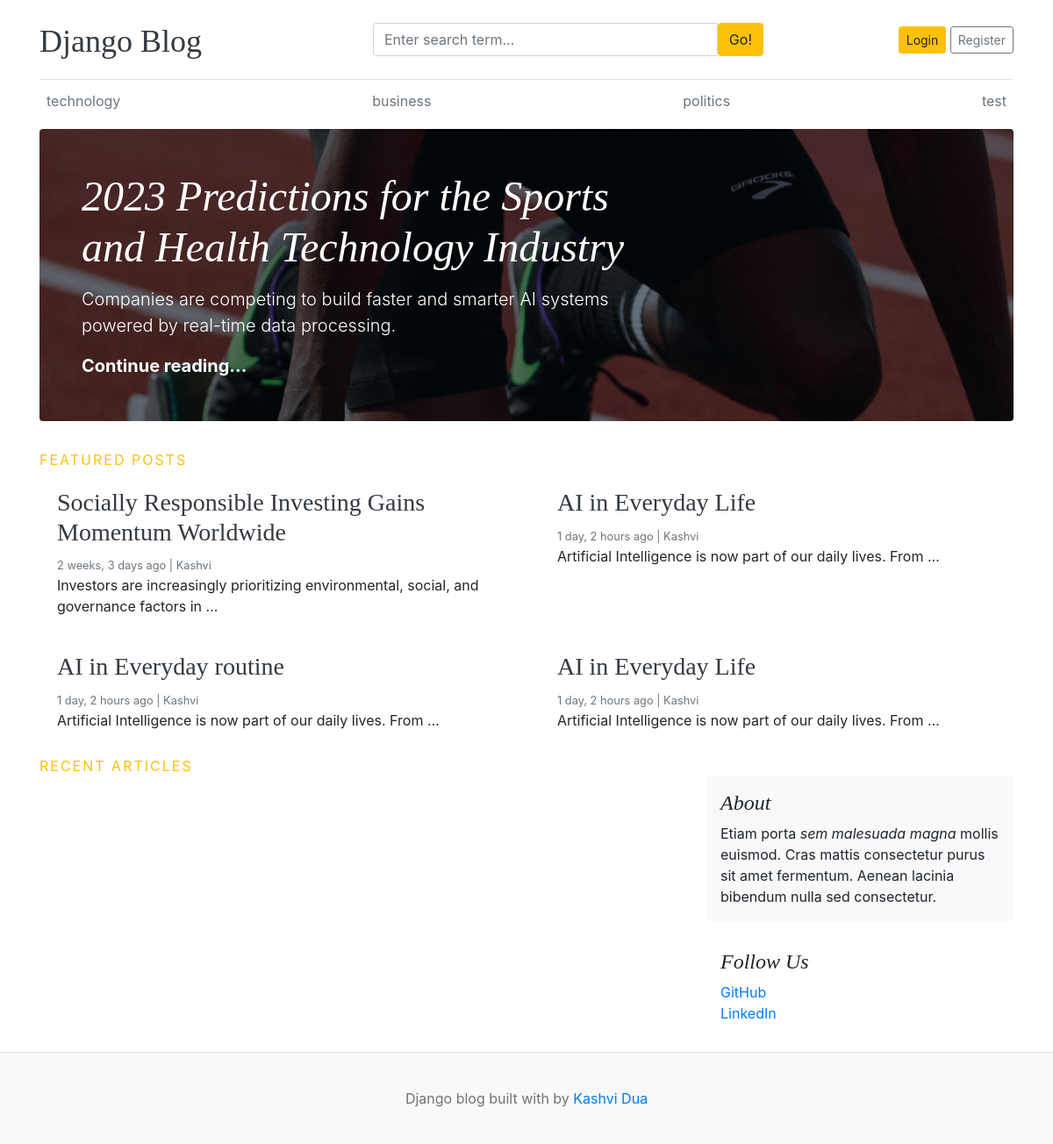
The page / on the database its author committed.
### blogs/models.py (models this page shows, shortened)
class category(models.Model):
    category_name= models.CharField(max_length=50,unique=True)
    created_at= models.DateTimeField(auto_now_add=True)
    updated_at=models.DateTimeField(auto_now=True)

class Blog(models.Model):
    title=models.CharField(max_length=100)
    slug=models.SlugField(max_length=150,unique=True)
    Category=models.ForeignKey(category,on_delete=models.CASCADE)
    author=models.ForeignKey(User,on_delete=models.CASCADE)
    featured_image = models.ImageField(
        upload_to='uploads/%Y/%m/%d',
        blank=True,
        null=True
    )
    short_description = models.TextField(max_length=500)
    blog_body = models.TextField(max_length=2000)
    status = models.IntegerField(
        choices=STATUS_CHOICES,
        default=0
    )
    is_featured = models.BooleanField(default=False)
    created_at = models.DateTimeField(auto_now_add=True)
    updated_at = models.DateTimeField(auto_now=True)

### blogs/views.py (the view)
# urls.py: 2. Add a URL to urlpatterns:  path('', views.home, name='home')
def home(request):
    categories= category.objects.all()
    featured_posts=Blog.objects.filter(is_featured=True,status='1')
    posts=Blog.objects.filter(is_featured=False,status='1')
    context = {
        'categories' : categories,
        "featured_posts": featured_posts,
        'posts':posts,
    }
    return render(request,'home.html',context)

### blogs/context_preprocessor.py (called while the page is built)
def get_category(request):
    categories= category.objects.all()
    return dict(categories=categories)

### templates/home.html (shortened to what this page needs)
{% extends 'base.html' %}
{% block content %}
 {% for post in featured_posts %}
   {% if forloop.first %}
<div class="jumbotron p-3 p-md-5 text-white rounded bg-dark" style="background-image:url({{post.featured_image.url}});background-blend-mode: overlay;background-size:cover;">
    <div class="col-md-8 px-0">
      <h1 class="display-4 font-italic">{{post.title}}</h1>
      <p class="lead my-3">{{post.short_description}}</p>
      <p class="lead mb-0"><a href="{% url 'blogs' post.slug %}" class="text-white font-weight-bold">Continue reading...</a></p>
    </div>
  </div>
  {% endif %}
{% endfor %}
 <div class="text-uppercase text-warning" style="letter-spacing: 2px;">FEATURED POSTS</div>
  <div class="row mb-2">
    {% for post in featured_posts %}
    {% if not forloop.first %}
    <div class="col-md-6">
      <div class="card border-0" >
        <div class="card-body">
          <h3><a href="{% url 'blogs' post.slug %}" class="text-dark">{{post.title}}</a></h3>
          <small class="mb-1 text-muted">{{post.created_at | timesince}} ago | {{post.author}}</small>
          <p class="card-text">{{post.short_description | truncatewords:10}}</p>
        </div>
      </div>
    </div>
    {% endif %}
    {%endfor%}
  </div>
<div class="text-uppercase text-warning" style="letter-spacing: 2px;">recent Articles</div>
  <main role="main" class="container p-0">
    <div class="row">
      <div class="col-md-8 blog-main">
      </div>
      <aside class="col-md-4 blog-sidebar">
        <div class="p-3 mb-3 bg-light rounded">
          <h4 class="font-italic">About</h4>
          <p class="mb-0">Etiam porta <em>sem malesuada magna</em> mollis euismod. Cras mattis consectetur purus sit amet fermentum. Aenean lacinia bibendum nulla sed consectetur.</p>
        </div>
        <div class="p-3">
          <h4 class="font-italic">Follow Us</h4>
          <ol class="list-unstyled">
            <li><a href="#">GitHub</a></li>
            <li><a href="#">LinkedIn</a></li>
          </ol>
        </div>
      </aside>
    </div>
  </main>
</div>
{% endblock %}

### templates/base.html (shortened to what this page needs)
{% load static %}
<!DOCTYPE html>
<html lang="en">
<head>
    <link href="https://getbootstrap.com/docs/4.0/dist/css/bootstrap.min.css" rel="stylesheet">
    <link href="{%static 'css/blog.css' %}" rel="stylesheet">
    <link
  rel="stylesheet"
  href="https://cdnjs.cloudflare.com/ajax/libs/font-awesome/5.15.4/css/all.min.css"
/>
  </head>
<body>
    <div class="container">
      <header class="blog-header py-3">
        <div class="row flex-nowrap justify-content-between align-items-center">
          <div class="col-4 pt-1">
            <a class="blog-header-logo text-dark" href="/">Django Blog</a>
          </div>
          <div class="col-5">
    <form action="{% url 'search' %}" method="get">
        <div class="input-group">
            <input
                class="form-control"
                type="text"
                name="keyword"
                value="{{ keyword }}"
                placeholder="Enter search term..."
                aria-label="Enter search term..."
            />
            <button class="btn btn-warning" type="submit" id="button-search">
                Go!
            </button>
        </div>
    </form>
</div>
          <div class="col-3 d-flex justify-content-end align-items-center">
            {% if not user.is_authenticated %}
            <a class="btn btn-sm btn-warning" href="{% url 'login' %}">Login</a> &nbsp;
            <a class="btn btn-sm btn-outline-secondary" href="register">Register</a>
            {% else %}
            <span><a href="{% url 'dashboard' %}">Dashboard</a></span>
            &emsp;
            <span><a href="{% url 'logout' %}">Logout</a></span>
            {% endif %}
          </div>
        </div>
      </header>
      <div class="nav-scroller py-1 mb-2">
        <nav class="nav d-flex justify-content-between">
          {% for cat in categories %}
          <a class="p-2 text-muted" href="{% url 'postsbycategory' cat.id %}">{{ cat.category_name}}</a>
          {% endfor %}
        </nav>
      </div>
{% block content %}
{% endblock %}
<footer class="blog-footer">
  <p>Django blog built with   by <a href="#">Kashvi Dua</a></p>
</footer>
</body>
</html>

### static/css/blog.css (style rules this page uses)
.blog-header { border-bottom: 1px solid #e5e5e5; }
.blog-header-logo { font-family: "Playfair Display", Georgia, "Times New Roman", serif; font-size: 2.25rem; }
h1, h2, h3, h4, h5, h6 { font-family: "Playfair Display", Georgia, "Times New Roman", serif; }
.display-4 { font-size: 2.5rem; }
@media (min-width: 768px) { .display-4 { font-size: 3rem; } }
.blog-footer { padding: 2.5rem 0; color: #727272; text-align: center; background-color: #f9f9f9; border-top: .05rem solid #e5e5e5; }
.blog-footer p:last-child { margin-bottom: 0; }

### rows shown on the page
category: category_name "technology"
category: category_name "business"
category: category_name "politics"
category: category_name "test"
Blog: featured_image (picture), title "2023 Predictions for the Sports and Health Technology Industry", short_description "Companies are competing to build faster and smarter AI systems powered by real-time data processing."
Blog: title "Socially Responsible Investing Gains Momentum Worldwide", created_at "2 weeks, 3 days", author "Kashvi", short_description "Investors are increasingly prioritizing environmental, social, and governance factors in …"
Blog: title "AI in Everyday Life", created_at "1 day, 2 hours", author "Kashvi", short_description "Artificial Intelligence is now part of our daily lives. From …"
Blog: title "AI in Everyday routine", created_at "1 day, 2 hours", author "Kashvi", short_description "Artificial Intelligence is now part of our daily lives. From …"
Blog: title "AI in Everyday Life", created_at "1 day, 2 hours", author "Kashvi", short_description "Artificial Intelligence is now part of our daily lives. From …"
